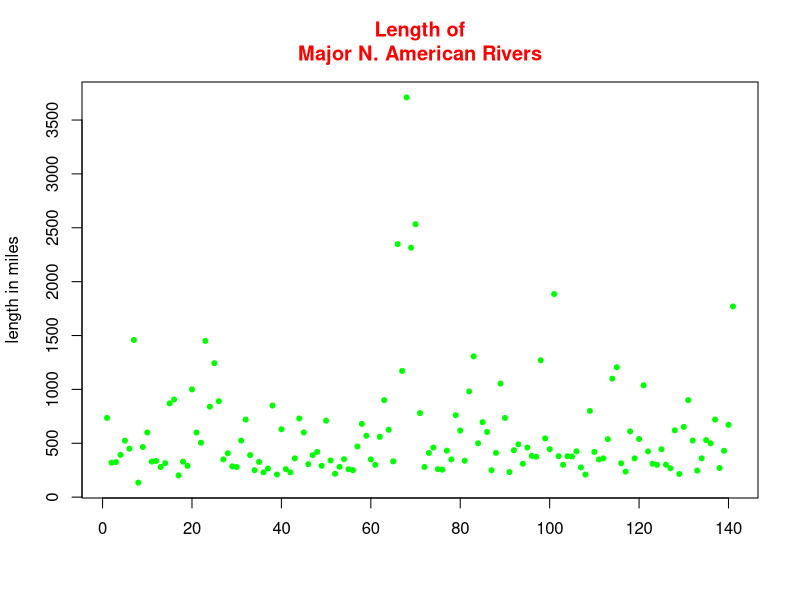
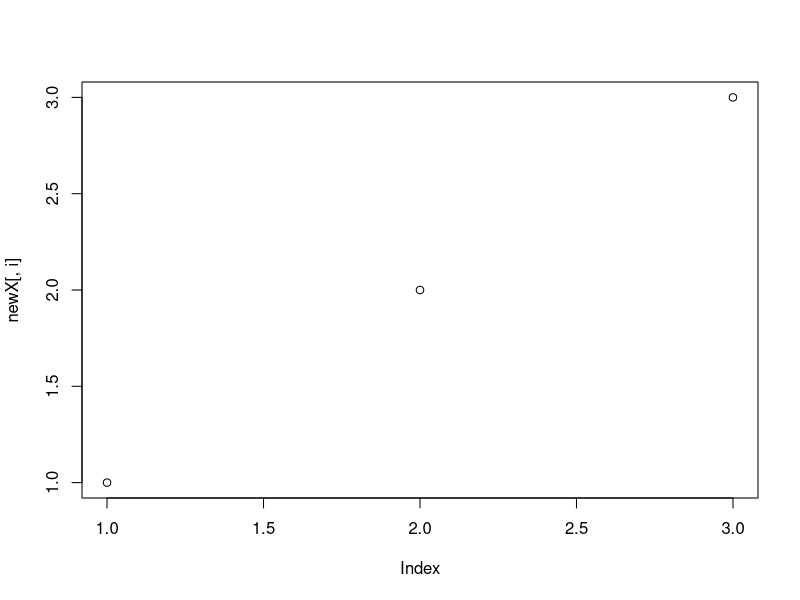
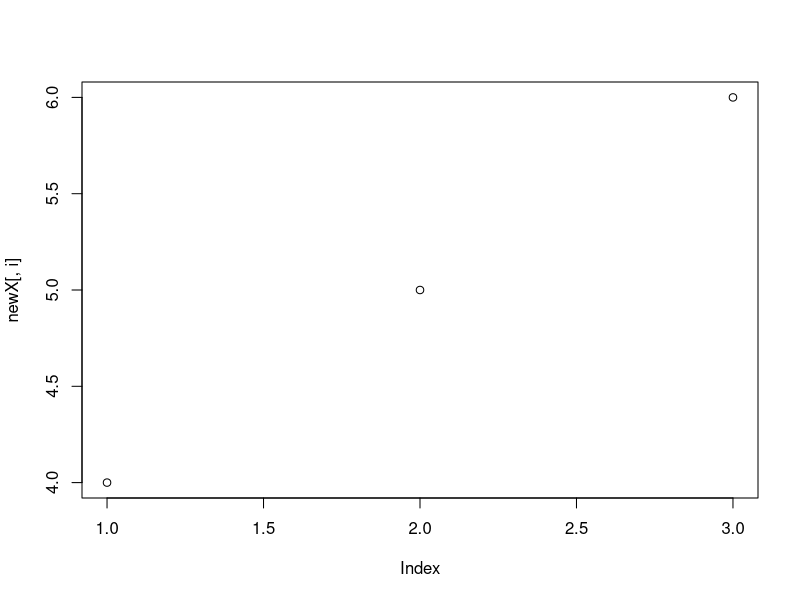
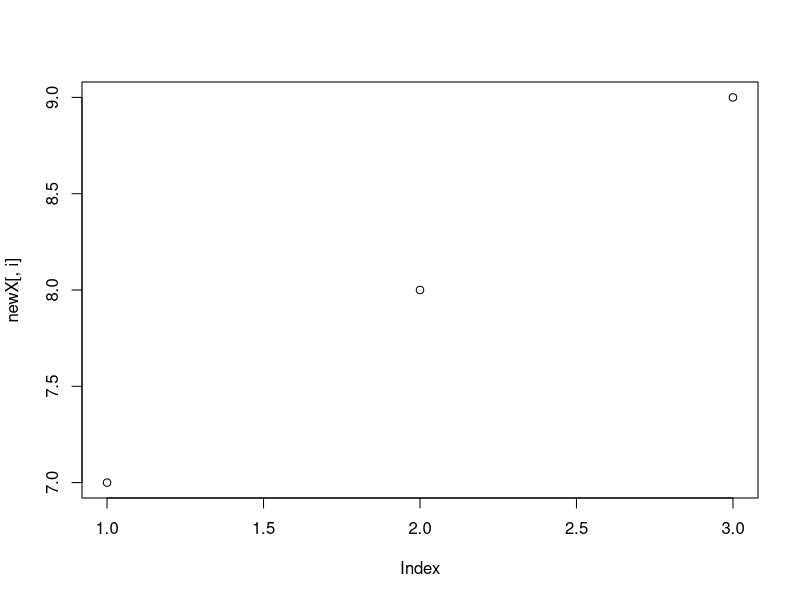
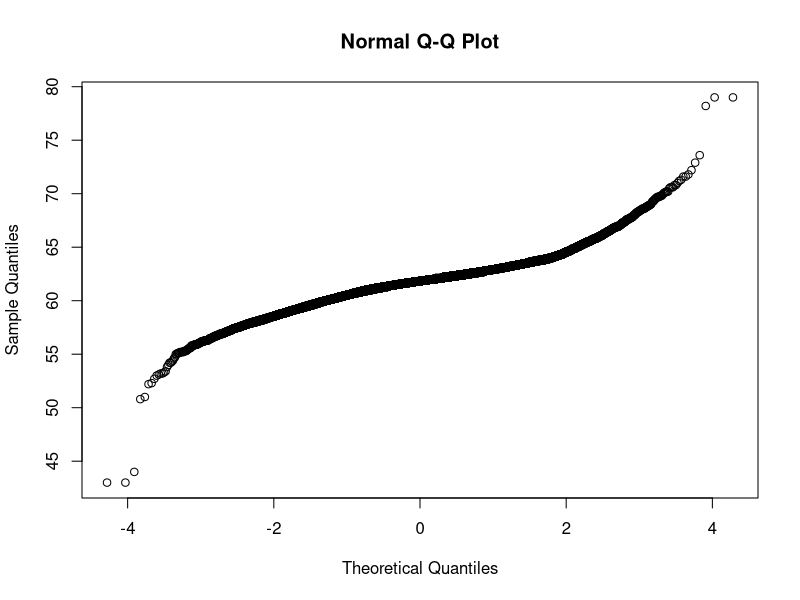
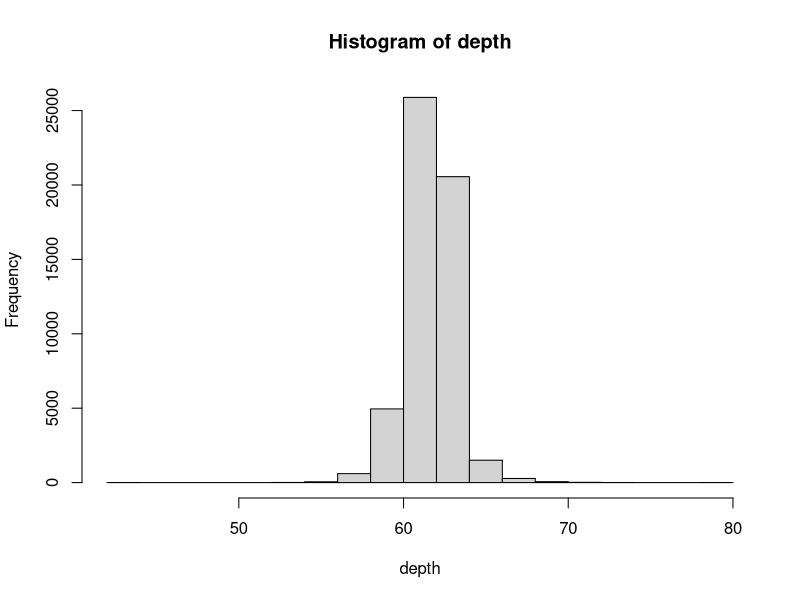
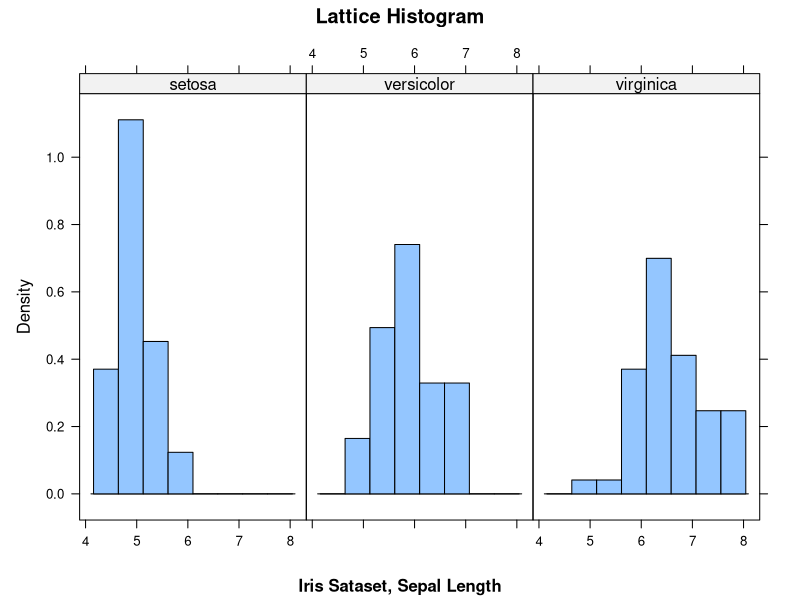
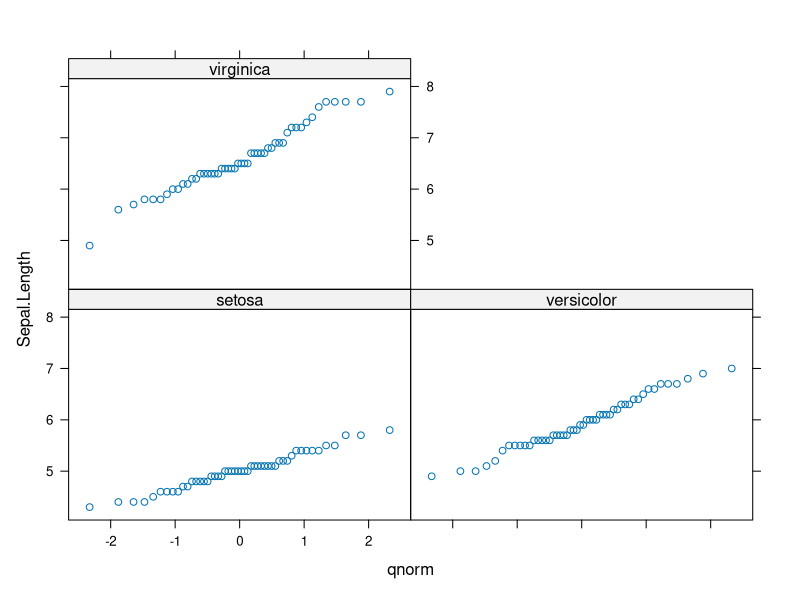

Write R code to recreate these figures, in order.
seq(2,74)
seq(1,5,.5)
seq(from=1,to=5,by=.1)
seq(5,0,-1)
#colon produces int, c produces numeric, seq produces either

paste(1:4)
class(paste(1:4))
paste('xyz',1:10)
paste('xyz',c(2,5,7,'test',4.5))
paste('xyz',1:10,sep='')

rep(c(3,4,5),3)
rep(1:10,times=3)
x=c(1,2,3) #creating x
rep(x,each=3)#using each
rep(x,each=3,times=3)#combining arguments

x=4:20
which(x==10)
x[3]

#Video 12
#1)

myobject = 1:10
myobject <- 1:10
1:10->myobject
assign('myobject',1:10)

#2)

sum(myobject)

#3)

char=paste('R is great and',c(4,7,45),'and I will love it')


#4)

vec=1:3
new=c(rep(vec,times=3),vec[1])
new=rep(vec,length=31)

#5)
    
new[7]

#Video 13

#{} are instructions for something to follow

myfirstfn <- function(x) {x+x}
myfirstfn(10)

mysecondfn<-function(t,z) {
  value = z*3
  value = value*t
  print(value)}
t=5
z=9
mysecondfn(t,z)

for(i in 1:15) {print(i)}
for(z in 1:15) {print(z)}

#Video 14

#datasets package to find practice datasets
#head() and tail() to get first and last 6 rows from a dataset
#summary() to get basic statistics for each variable (min,max,mean,media,quarts, etc)
#can plot datasets
#hist() is useful for datasets with one variable ie time series

#$ for specifying column
sum(mtcars$wt) #sum of wt col of mtcars

#attach() to attach dataset to R session environment
#detach() to detach''''
#useful if working with one main dataframe
attach(mtcars)
sum(wt)
detach(mtcars)

#indexing datasets
mtcars[2,6]#brackets, row, then col of variable
mtcars[c(2,5,8),6]#vector of rows, col of var

#Video 15

#import dataset
#.csv comma seperated values-> recommended file type
#generally want to untick "strings as factors" in import dataset

#scan function: copy data from excel, do scan(), run line, paste into console, enter
#^works for double (default)
#for any other class, specify what ie characters=scan(what="character")

#Video 16

#fread- from package data.table
#separator is automatically recognized, strings are not automatically converted to factors, can use stringsAsFactors=true, automatically converted to factors
#output: data.table class by default, data.frame if data.table=false in input
#make sure wanted data is in current directory
#mydata=fread("full name of dataset in directory")
#can copy table from anywhere ie online, copy in fread within quotes and run to get object in r
#if this data does not copy headers, can set col.names to a vector of headers in fread to get headers in object

#use foreign for more exotic types of data
#ie sas, stata,octave, minilab, spss
#function('fn') fn in working directory

#can also use hmisc package
#.csv highly preferrable, when exporting try todo in .csv

#Video 18
#object lengths must be equal for plot
#title parameter is main=
#color parameter is col=
#title color is col.main=
#cex.main changes title size (scale factor)
#xlab= and ylab= for axis titles
#las= to adjust axis scales

#session parameter par(), for 2X2 plot matrix mfrow=c(2,2)

#Video 19

#colors() gives list of all available colors and color codes
#?pch gives point symbols codes, 21-25 can be colored
#can also use a string for pch=
#par(mfrow=c(1,1),col.axis='black') will restore plot session defaults

#ablineclip needs library(plotrix)
#lwd= for line width
#lty= has value from 0-6 for 7 different line styles, line style 0 is blank
#v= is for x value of vertical line

#plot(type='Type _) is for different _ plot types, 'p' (points) is default, 'l' is default for time series
#par(mar=c(_,_,_,_)) changes margins
#plot(bty='n') means remove box around plot,bty= is box type
#text() for explanatory text
#text(x,y,text,cex=,col=) x and y are starting coordinates for text 

#par(new=TRUE) plots new graph on top of new (hold on)
#when overlapping plots, be sure to change color and do plot(ann=F, axes=F) to suppress axes
#then can set plot(side=_) to add different axis on other side
#also add explanatory text
#for title can use \n in string for long title
#par() gives par defaults

#use plots>export to export plots as image or pdf

#Video 20

plot(1:length(rivers),rivers,col='green',pch=20,xlab='',ylab='length in miles',main='Length of\nMajor N. American Rivers', col.main='red')

#Video 21

#use session>set working directory to set where .csv is as working
#use import dataset>from text for .csv

#Video 22

#apply family of function- elegant way to do loops

x = matrix(c(1:9),nr=3,byrow=T)

apply(x,1,mean) #gives mean of every row
apply(x,2,mean) #gives mean of every col

apply(x,1,plot)

#Video 23

library(ggplot2)
attach(diamonds)

qqnorm(depth) #}Too curvy for normal dist
hist(depth)   #}Shows that the data is not normalized

depthsmall = sample(depth,5000)#shapiro test only works with a max 5000 points

shapiro.test(depthsmall)#p value is highly significant (small) meaning not normal distribution

library(nortest)#more normality tests

cvm.test(depth)#low p val

lillie.test(depth)#low p val

sf.test(depthsmall) #shapiro family of tests, only works with a max 5000 points
#low p val

pearson.test(depth) #low p val

# therefore not normally distributed,
# need to use nonparametric stats tests,
# or need to some log transformation

# Video 24

library(lattice)

histogram(~Sepal.Length | Species, xlab='',
          data=iris,layout=c(3,1),type='density',
          main='Lattice Histogram',sub='Iris Sataset, Sepal Length')

# Q Q plot = Quantile Quantile Plots
# plot qualities of the dataset againsts qualities of a theoretical 
# distribution 
# in case the chosen distribution is met you can find a nearly linear plot

qqmath(~Sepal.Length | Species, data=iris)

qqmath(~Sepal.Length | Species, data=iris, distribution = qunif)

# Boxplots in lattice
bwplot(Species~Sepal.Length,data=iris)

#violin plot in lattice

bwplot(Species~Sepal.Length,data=iris,panel = panel.violin)


#Exercises
#1a
length(lynx)
#1b
order(lynx)
#1c
ind = which(lynx<500)
set = subset(lynx,lynx<500)
#subset is basically masking and which is find

#2a-d

hist(lynx,breaks = 7,xlab = '',ylab = '',
     main = 'Exercise Question\n Histogram',sub='r-tutorials.com',
     col = c('blue','salmon'))

# 3a
mysepal = iris$Sepal.Length

# 3b
summation = sum(mysepal)
mean = mean(mysepal)
med = median(mysepal)
maximum = max(mysepal)
minimum = min(mysepal)

# 3c
summary(mysepal)

# 4a-c
install.packages('dplyr')
library(dplyr)
?arrange
remove.packages('dplyr')

#5
x = c(3,6,9)
myvec = c(1,rep(x,times=3),1)
library(dplyr)
nth(myvec, 5)

# 6
mysubset = subset(mtcars,am==1)
mysubset[c(1,2),c(2,1)]

# 7

head(mtcars,9)

library(dplyr)
arrange(mtcars,carb)

# 8
